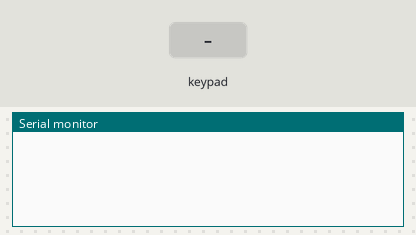
Simulated run of this sketch. Board: Arduino Uno, built with avr-gcc and run on an emulated ATmega328P. Parts: the last lines printed to the serial monitor. The inputs (shaded band) are chosen by the test bench.

Above: at 1.2 s.
1.3 s: key '1' pressed
At 2.5 s:
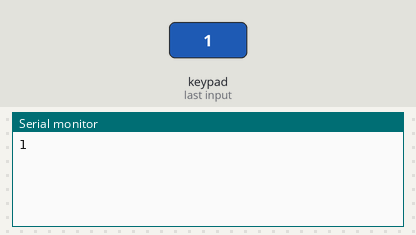
2.8 s: keypad keys 9 8 7 6 # pressed 0.4 s apart
At 4.9 s:
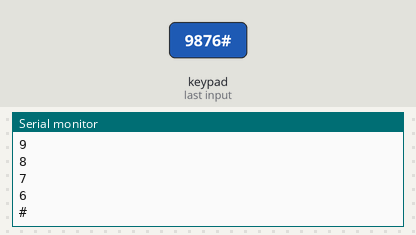
6.3 s: key 'A' pressed
At 6.7 s:
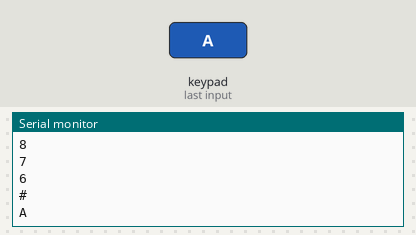
7.8 s: keypad keys 9 8 7 6 * pressed 0.4 s apart
At 10.1 s:
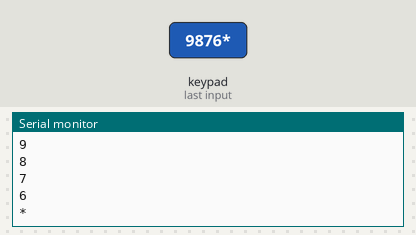
11.3 s: key 'B' pressed
At 12.5 s:
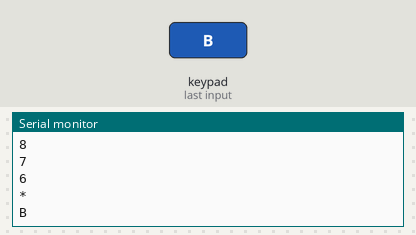
12.8 s: keypad keys 9 8 7 6 D pressed 0.4 s apart
At 14.9 s:
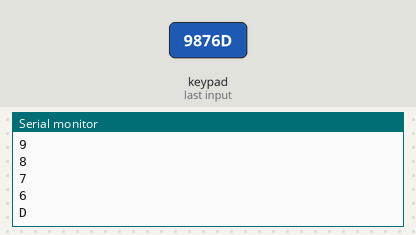
Timing chart, 0 to 16.4 s (numbered marks = the images above; inputs shaded):
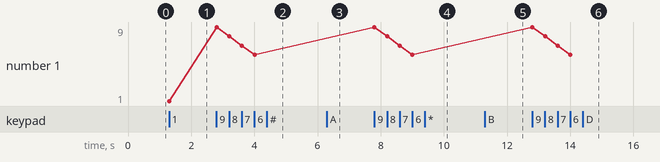

Measured:
- after the input at 1.3 s, the serial monitor: prints a new line at once (image 1)
- after the input at 2.8 s, the serial monitor: prints a new line at once (image 2)
- after the input at 6.3 s, the serial monitor: prints a new line at once (image 3)
- after the input at 7.8 s, the serial monitor: prints a new line at once (image 4)
- after the input at 11.3 s, the serial monitor: prints a new line at once (image 5)
- after the input at 12.8 s, the serial monitor: prints a new line at once (image 6)
- plotted number 1: 1 → 6 after the input at 2.8 s

The sketch:

23_Teclado.ino
```cpp
/*  Sketch 23: Teclado
 *  Curso Intensivo de Arduino (2020)
 *  Impartido por MakeProjects (www.makeprojects.es)
 *  Sketch que muestra por serial las teclas de un teclado de 4x4 de membrana
 *---------------------------------------------------------------------------
 *  Librerias:
 *      Keypad by Mark Stanley (y +) Version 3.1.1
 *---------------------------------------------------------------------------
 *  Conexiones:
 *    KEYPAD:
 *      Fila_1     D9
 *      Fila_2     D8
 *      Fila_3     D7
 *      Fila_4     D6
 *      Columna_1  D5
 *      Columna_2  D4
 *      Columna_3  D3
 *      Columna_4  D2
 *---------------------------------------------------------------------------
 */

#include <Keypad.h>

//Declaramos dos constantes de tipo byte para indicar las filas y columnas que tiene nuestro teclado
const byte FILAS = 4;
const byte COLUMNAS = 4;

//Simulamos el teclado en una constante array de tipo char de tamaño FILASxCOLUMNAS
const char teclas[FILAS][COLUMNAS] = {
  {'1', '2', '3', 'A'},
  {'4', '5', '6', 'B'},
  {'7', '8', '9', 'C'},
  {'*', '0', '#', 'D'}
};

//Declaramos 2 variables array de tipo byte a las que asignamos los pines de conexion del teclado
byte PIN_FILAS[FILAS] = {9, 8, 7, 6};
byte PIN_COLUMNAS[COLUMNAS] = {5, 10, 3, 2};

//Declaramos un objeto de tipo Keypad para acceder al teclado fisico
Keypad teclado = Keypad(makeKeymap(teclas), PIN_FILAS, PIN_COLUMNAS, FILAS, COLUMNAS);

void setup() {
  //Inicializar el puerto serie a una velocidad de 9600 baudios
  Serial.begin(9600);
}

void loop() {
  //Leemos si se pulsó una tecla en el teclado
  char teclaPulsada = teclado.getKey();
  if (teclaPulsada) { //Si hay un valor en teclaPulsada es que se pulsó una tecla
    Serial.println(teclaPulsada);
  }
}
```
